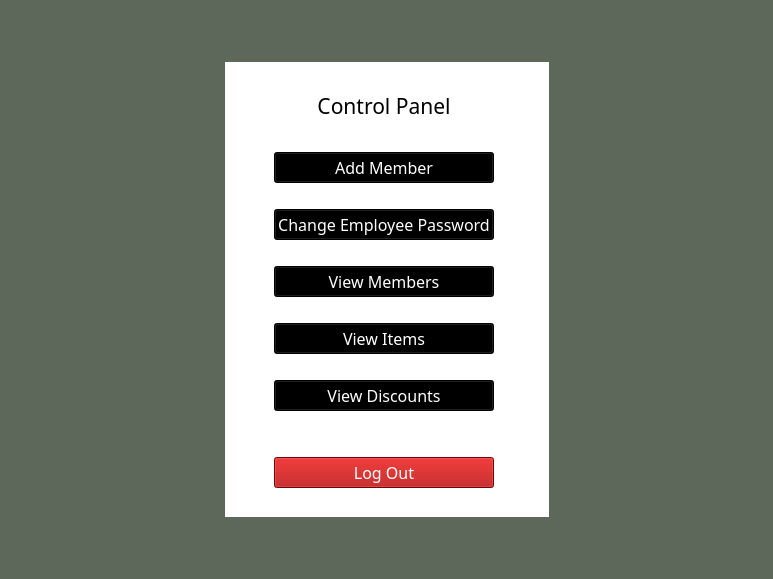
<?xml version="1.0" encoding="UTF-8"?>
<ui version="4.0">
 <class>MainWindow</class>
 <widget class="QMainWindow" name="MainWindow">
  <property name="geometry">
   <rect>
    <x>0</x>
    <y>0</y>
    <width>773</width>
    <height>579</height>
   </rect>
  </property>
  <property name="windowTitle">
   <string>Limitless Loyalty</string>
  </property>
  <property name="styleSheet">
   <string notr="true">background-color: rgb(93, 103, 90);</string>
  </property>
  <widget class="QWidget" name="centralwidget">
   <layout class="QGridLayout" name="gridLayout">
    <item row="1" column="1">
     <widget class="QWidget" name="widget" native="true">
      <property name="cursor">
       <cursorShape>ArrowCursor</cursorShape>
      </property>
      <property name="styleSheet">
       <string notr="true">background-color: rgb(255, 255, 255);</string>
      </property>
      <layout class="QGridLayout" name="gridLayout_2">
       <item row="8" column="2">
        <spacer name="horizontalSpacer">
         <property name="orientation">
          <enum>Qt::Horizontal</enum>
         </property>
         <property name="sizeHint" stdset="0">
          <size>
           <width>40</width>
           <height>20</height>
          </size>
         </property>
        </spacer>
       </item>
       <item row="16" column="1">
        <spacer name="horizontalSpacer_2">
         <property name="orientation">
          <enum>Qt::Horizontal</enum>
         </property>
         <property name="sizeHint" stdset="0">
          <size>
           <width>40</width>
           <height>20</height>
          </size>
         </property>
        </spacer>
       </item>
       <item row="8" column="0">
        <spacer name="horizontalSpacer_5">
         <property name="orientation">
          <enum>Qt::Horizontal</enum>
         </property>
         <property name="sizeHint" stdset="0">
          <size>
           <width>40</width>
           <height>20</height>
          </size>
         </property>
        </spacer>
       </item>
       <item row="4" column="1">
        <widget class="QPushButton" name="addMember">
         <property name="sizePolicy">
          <sizepolicy hsizetype="Minimum" vsizetype="MinimumExpanding">
           <horstretch>0</horstretch>
           <verstretch>0</verstretch>
          </sizepolicy>
         </property>
         <property name="font">
          <font>
           <family>Bell MT</family>
           <pointsize>12</pointsize>
          </font>
         </property>
         <property name="focusPolicy">
          <enum>Qt::StrongFocus</enum>
         </property>
         <property name="styleSheet">
          <string notr="true">background-color: rgb(0, 0, 0);
color: rgb(255, 255, 255);</string>
         </property>
         <property name="text">
          <string>Add Member</string>
         </property>
        </widget>
       </item>
       <item row="11" column="1">
        <spacer name="horizontalSpacer_9">
         <property name="orientation">
          <enum>Qt::Horizontal</enum>
         </property>
         <property name="sizeHint" stdset="0">
          <size>
           <width>40</width>
           <height>20</height>
          </size>
         </property>
        </spacer>
       </item>
       <item row="13" column="1">
        <spacer name="verticalSpacer_7">
         <property name="orientation">
          <enum>Qt::Vertical</enum>
         </property>
         <property name="sizeHint" stdset="0">
          <size>
           <width>20</width>
           <height>40</height>
          </size>
         </property>
        </spacer>
       </item>
       <item row="0" column="1">
        <spacer name="horizontalSpacer_10">
         <property name="orientation">
          <enum>Qt::Horizontal</enum>
         </property>
         <property name="sizeHint" stdset="0">
          <size>
           <width>40</width>
           <height>20</height>
          </size>
         </property>
        </spacer>
       </item>
       <item row="8" column="1">
        <widget class="QPushButton" name="viewMember">
         <property name="sizePolicy">
          <sizepolicy hsizetype="Minimum" vsizetype="MinimumExpanding">
           <horstretch>0</horstretch>
           <verstretch>0</verstretch>
          </sizepolicy>
         </property>
         <property name="font">
          <font>
           <family>Bell MT</family>
           <pointsize>12</pointsize>
          </font>
         </property>
         <property name="focusPolicy">
          <enum>Qt::StrongFocus</enum>
         </property>
         <property name="styleSheet">
          <string notr="true">background-color: rgb(0, 0, 0);
color: rgb(255, 255, 255);</string>
         </property>
         <property name="text">
          <string>View Members</string>
         </property>
        </widget>
       </item>
       <item row="6" column="1">
        <widget class="QPushButton" name="changeEmpPass">
         <property name="sizePolicy">
          <sizepolicy hsizetype="Minimum" vsizetype="MinimumExpanding">
           <horstretch>0</horstretch>
           <verstretch>0</verstretch>
          </sizepolicy>
         </property>
         <property name="font">
          <font>
           <family>Bell MT</family>
           <pointsize>12</pointsize>
          </font>
         </property>
         <property name="focusPolicy">
          <enum>Qt::StrongFocus</enum>
         </property>
         <property name="styleSheet">
          <string notr="true">background-color: rgb(0, 0, 0);
color: rgb(255, 255, 255);</string>
         </property>
         <property name="text">
          <string>Change Employee Password</string>
         </property>
        </widget>
       </item>
       <item row="10" column="1">
        <widget class="QPushButton" name="viewItems">
         <property name="sizePolicy">
          <sizepolicy hsizetype="Minimum" vsizetype="MinimumExpanding">
           <horstretch>0</horstretch>
           <verstretch>0</verstretch>
          </sizepolicy>
         </property>
         <property name="font">
          <font>
           <family>Bell MT</family>
           <pointsize>12</pointsize>
          </font>
         </property>
         <property name="focusPolicy">
          <enum>Qt::StrongFocus</enum>
         </property>
         <property name="styleSheet">
          <string notr="true">background-color: rgb(0, 0, 0);
color: rgb(255, 255, 255);</string>
         </property>
         <property name="text">
          <string>View Items</string>
         </property>
        </widget>
       </item>
       <item row="15" column="1">
        <widget class="QPushButton" name="logOut">
         <property name="sizePolicy">
          <sizepolicy hsizetype="Minimum" vsizetype="MinimumExpanding">
           <horstretch>0</horstretch>
           <verstretch>0</verstretch>
          </sizepolicy>
         </property>
         <property name="font">
          <font>
           <family>Bell MT</family>
           <pointsize>12</pointsize>
          </font>
         </property>
         <property name="focusPolicy">
          <enum>Qt::StrongFocus</enum>
         </property>
         <property name="styleSheet">
          <string notr="true">background-color:rgb(170, 0, 0);
color:rgb(255,255,255);</string>
         </property>
         <property name="text">
          <string>Log Out</string>
         </property>
        </widget>
       </item>
       <item row="2" column="1" colspan="2">
        <widget class="QLabel" name="label">
         <property name="font">
          <font>
           <family>Times New Roman</family>
           <pointsize>12</pointsize>
          </font>
         </property>
         <property name="styleSheet">
          <string notr="true">color: rgb(255, 255, 255);</string>
         </property>
         <property name="text">
          <string>Spacer Text To Make </string>
         </property>
        </widget>
       </item>
       <item row="9" column="1">
        <spacer name="horizontalSpacer_6">
         <property name="orientation">
          <enum>Qt::Horizontal</enum>
         </property>
         <property name="sizeHint" stdset="0">
          <size>
           <width>40</width>
           <height>20</height>
          </size>
         </property>
        </spacer>
       </item>
       <item row="5" column="1">
        <spacer name="horizontalSpacer_8">
         <property name="orientation">
          <enum>Qt::Horizontal</enum>
         </property>
         <property name="sizeHint" stdset="0">
          <size>
           <width>40</width>
           <height>20</height>
          </size>
         </property>
        </spacer>
       </item>
       <item row="12" column="1">
        <widget class="QPushButton" name="viewDiscount">
         <property name="sizePolicy">
          <sizepolicy hsizetype="Minimum" vsizetype="MinimumExpanding">
           <horstretch>0</horstretch>
           <verstretch>0</verstretch>
          </sizepolicy>
         </property>
         <property name="font">
          <font>
           <family>Bell MT</family>
           <pointsize>12</pointsize>
          </font>
         </property>
         <property name="focusPolicy">
          <enum>Qt::StrongFocus</enum>
         </property>
         <property name="styleSheet">
          <string notr="true">background-color: rgb(0, 0, 0);
color: rgb(255, 255, 255);</string>
         </property>
         <property name="text">
          <string>View Discounts</string>
         </property>
        </widget>
       </item>
       <item row="7" column="1">
        <spacer name="horizontalSpacer_7">
         <property name="orientation">
          <enum>Qt::Horizontal</enum>
         </property>
         <property name="sizeHint" stdset="0">
          <size>
           <width>40</width>
           <height>20</height>
          </size>
         </property>
        </spacer>
       </item>
       <item row="1" column="1">
        <widget class="QLabel" name="label_2">
         <property name="font">
          <font>
           <family>Bell MT</family>
           <pointsize>16</pointsize>
          </font>
         </property>
         <property name="text">
          <string>Control Panel</string>
         </property>
         <property name="alignment">
          <set>Qt::AlignCenter</set>
         </property>
        </widget>
       </item>
      </layout>
     </widget>
    </item>
    <item row="0" column="1">
     <spacer name="verticalSpacer_2">
      <property name="orientation">
       <enum>Qt::Vertical</enum>
      </property>
      <property name="sizeHint" stdset="0">
       <size>
        <width>20</width>
        <height>40</height>
       </size>
      </property>
     </spacer>
    </item>
    <item row="1" column="0">
     <spacer name="horizontalSpacer_3">
      <property name="orientation">
       <enum>Qt::Horizontal</enum>
      </property>
      <property name="sizeHint" stdset="0">
       <size>
        <width>40</width>
        <height>20</height>
       </size>
      </property>
     </spacer>
    </item>
    <item row="1" column="2">
     <spacer name="horizontalSpacer_4">
      <property name="orientation">
       <enum>Qt::Horizontal</enum>
      </property>
      <property name="sizeHint" stdset="0">
       <size>
        <width>40</width>
        <height>20</height>
       </size>
      </property>
     </spacer>
    </item>
    <item row="2" column="1">
     <spacer name="verticalSpacer">
      <property name="orientation">
       <enum>Qt::Vertical</enum>
      </property>
      <property name="sizeHint" stdset="0">
       <size>
        <width>20</width>
        <height>40</height>
       </size>
      </property>
     </spacer>
    </item>
   </layout>
  </widget>
 </widget>
 <resources/>
 <connections/>
</ui>
